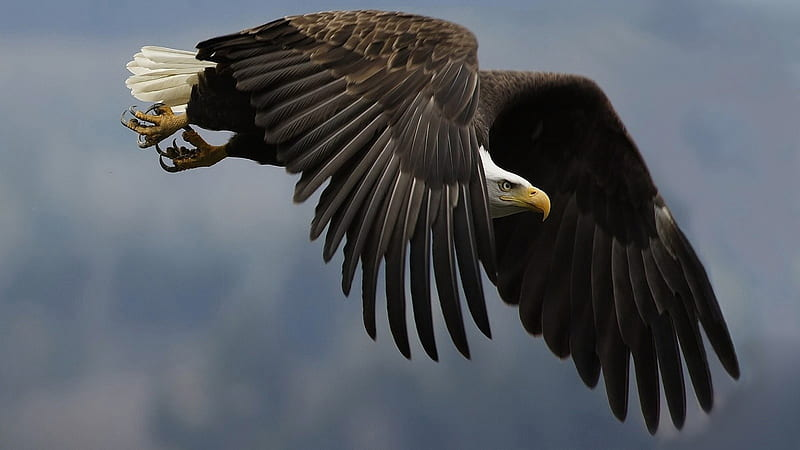
#> input picture TuteDude_Python/Assignment14/OpenCV/eagle.jpg, 800 x 450 px
$ python edge_detection.py
#> lines starting #> are read from the running program, lines starting #| are printed output that depends on the picture; after the words box and inside, x2 and y2 are one past the last pixel; in counts of white or black regions, pixels touching at a corner belong together
import cv2
import numpy as np

img = cv2.imread('eagle.jpg', 0)
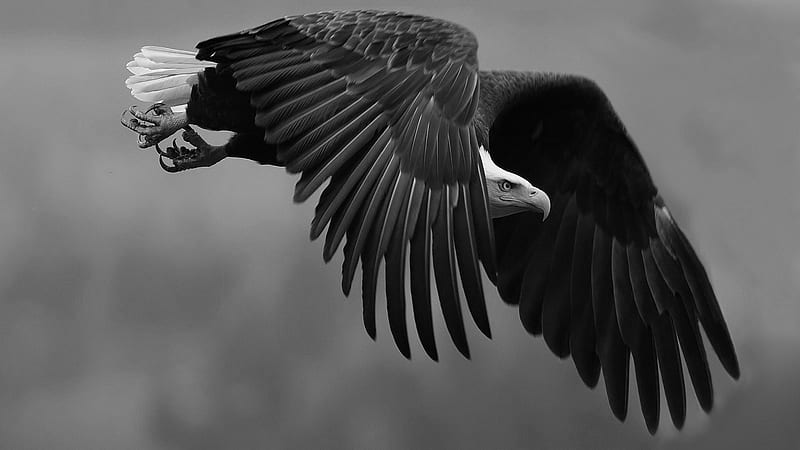
#> img: shape (450, 800); min 0, max 255, mean 90.3
resize = cv2.resize(img, (520 , 520))
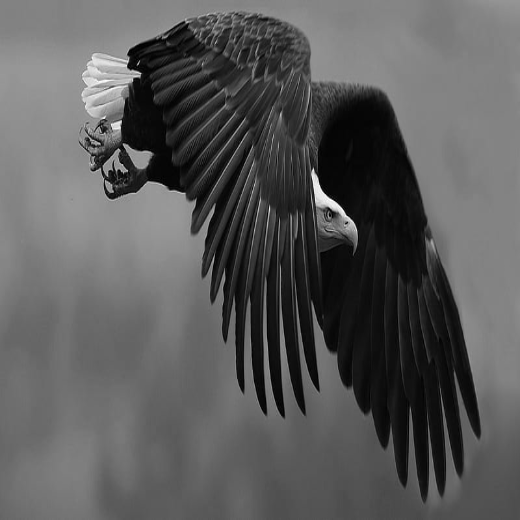
#> resize: shape (520, 520); min 0, max 255, mean 90.2
min_Thresh = 100
max_Thresh = 200

edges = cv2.Canny(resize, min_Thresh, max_Thresh)
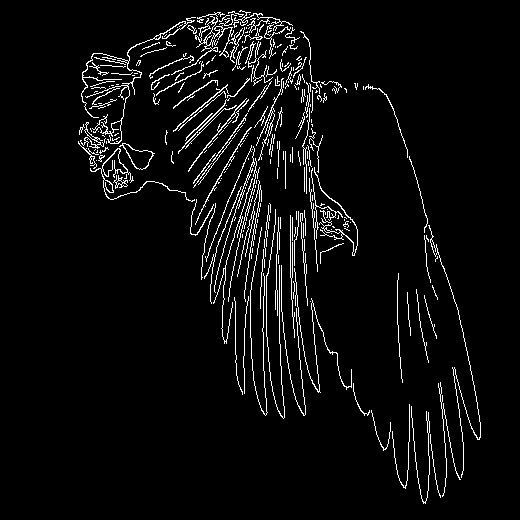
#> edges: shape (520, 520); 4.6% white in thin lines or dots, all inside (x1, y1, x2, y2) = (78, 10, 481, 504)

cv2.imshow('Original Image', resize)
cv2.imshow('Canny Edge Detection', edges)
cv2.waitKey(0)
cv2.destroyAllWindows()

$ run again, with TuteDude_Python/Assignment14/OpenCV/im2.jpg copied over TuteDude_Python/Assignment14/OpenCV/eagle.jpg
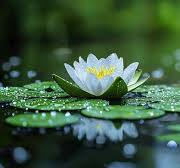
#> input picture TuteDude_Python/Assignment14/OpenCV/im2.jpg, 180 x 168 px
#> `resize = cv2.resize(img, (520 , 520))`:
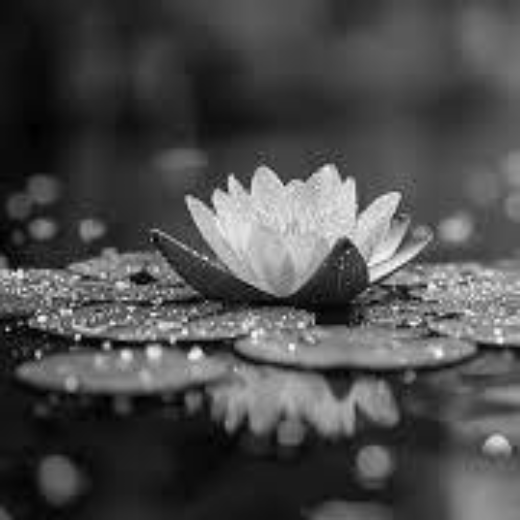
#> resize: shape (520, 520); min 0, max 252, mean 76.2
#> `edges = cv2.Canny(resize, min_Thresh, max_Thresh)`:
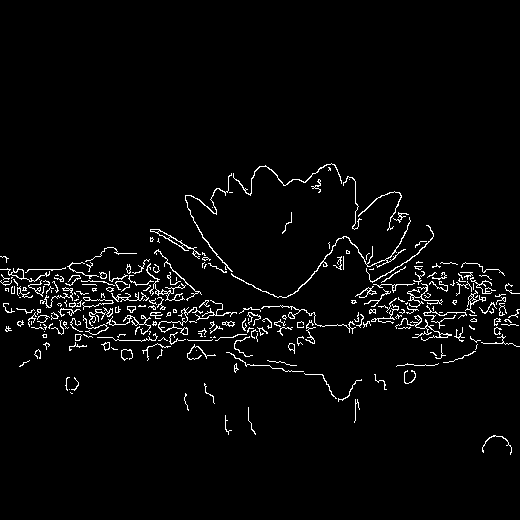
#> edges: shape (520, 520); 3.2% white in thin lines or dots, all inside (x1, y1, x2, y2) = (0, 163, 520, 455)
